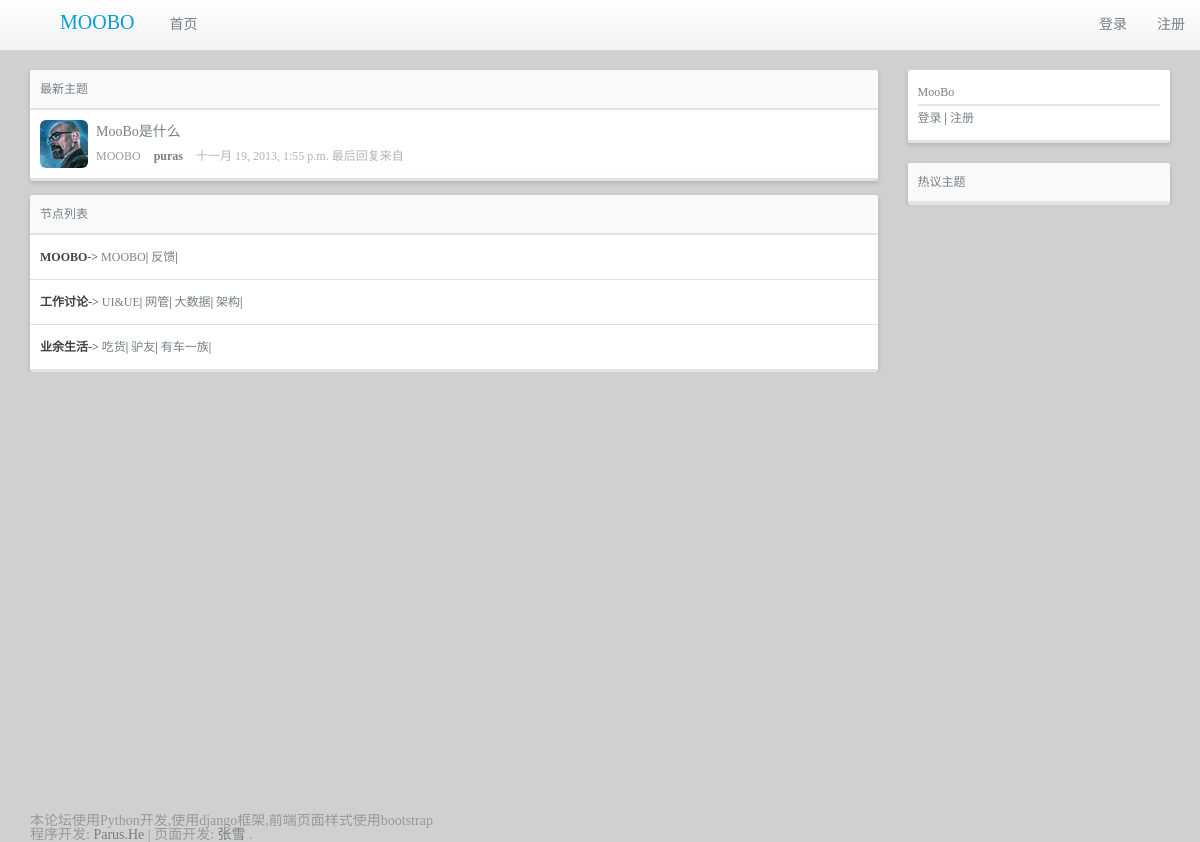
Before: / with the older database file.
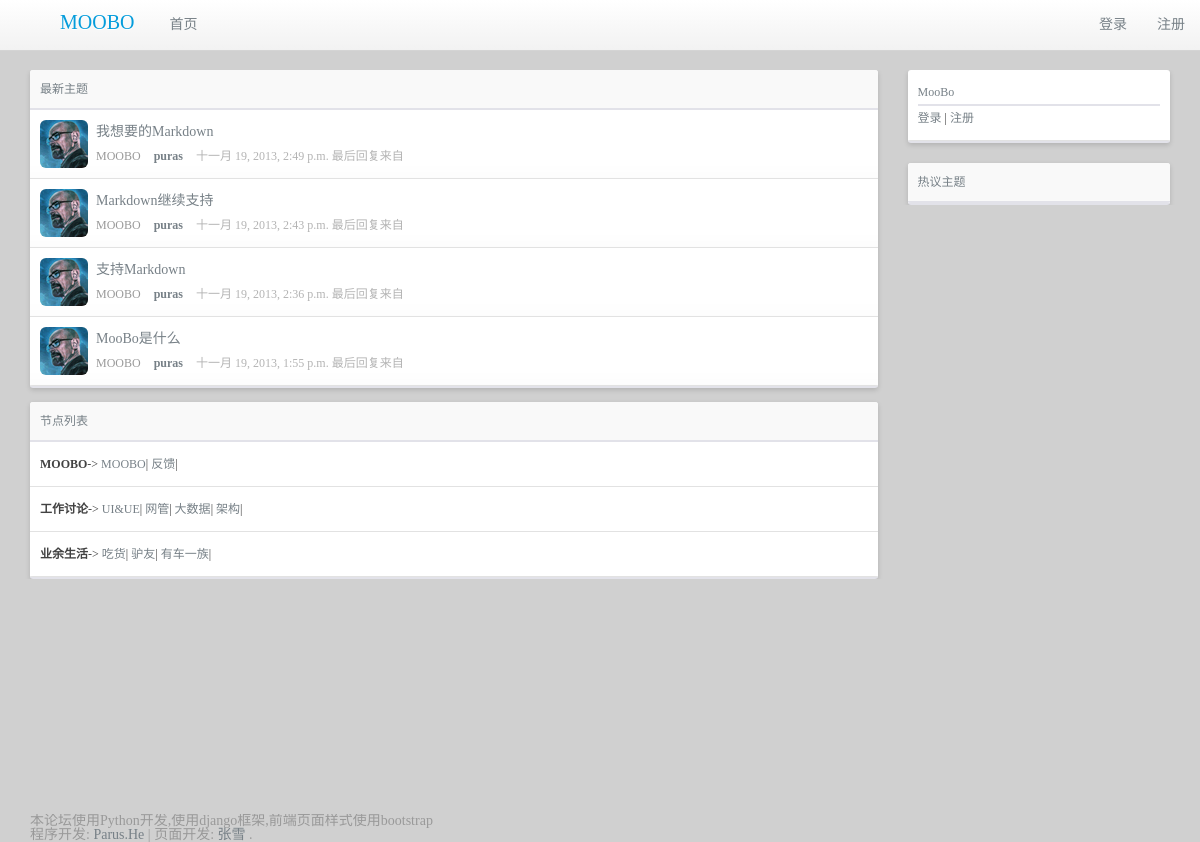
After: the same page with the newer database file.
### bbs/models.py (models this page shows, shortened)
class Topic(models.Model):
    title = models.CharField(max_length=1024, verbose_name='标题')
    content = models.TextField('内容')
    author = models.ForeignKey(User)
    node = models.ForeignKey(Node)
    category = models.ForeignKey(Category)
    pub_date = models.DateTimeField('发布时间')
    class Meta:
        verbose_name = '主题'
        verbose_name_plural = '主题'

class Node(models.Model):
    name = models.CharField(max_length=100, verbose_name='名称')
    category = models.ForeignKey(Category)
    class Meta:
        verbose_name = '节点'
        verbose_name_plural = '节点'

class Category(models.Model):
    name = models.CharField(max_length=50, verbose_name='名称')
    class Meta:
        verbose_name = '分类'
        verbose_name_plural = '分类'

### bbs/views.py (the view)
# urls.py: url(r'^$', views.index, name='index'),
def index(req):
    lastest_topic_list = Topic.objects.order_by('-pub_date')[:20]
    category_list = Category.objects.all()
    return render(req, 'index.html', {
        'lastest_topic_list': lastest_topic_list,
        'category_list': category_list,
        })

### bbs/templates/index.html
{% extends 'base.html' %}
{% load staticfiles %}
{% block content %}
<div class="box">
    <div class="inner tab_title"> <a href="javascript:void(0)">最新主题</a></div>
    {% if lastest_topic_list %}
        {% for topic in lastest_topic_list %}
            <div class="cell item">
                <span class="user"></span><h5><a href="{% url 'bbs:topic' topic.id %}">{{topic.title}}</a></h5>
                <div class="info">
                    <a class="node" href="{% url 'bbs:node' topic.node.id %}">{{topic.node.name}}</a>
                    <strong><a href="#">{{topic.author.username}}</a></strong> {{topic.pub_date}} 最后回复来自
                </div>
            </div>
        {% endfor %}
    {% endif %}
</div>
<br />
<div class="box">
    <div class="inner tab_title"> <a href="javascript:void(0)">节点列表</a></div>
    {% if category_list %}
        {% for cate in category_list %}
            <div class="cell">
                <b>{{cate.name}}</b>->
                 {% if cate.node_set.all %}
                {% for node in cate.node_set.all %}
                    <a href="{% url 'bbs:node' node.id %}">{{node.name}}</a>|
                {% endfor %}
            {% endif %}
            </div>
        {% endfor %}
    {% endif %}
</div>
{% endblock %}

### bbs/templates/base.html
{% extends 'layout.html' %}
{% load staticfiles %}
{% block body %}
<section class="container-fluid">
    <div class="container">
        <div class="row">
            <div class="col-md-9" role="main">
                {% block content %}
                {% endblock %}
            </div>
            <div class="col-md-3">
                <div class="box highlight">
                    <div class="cell">
                        {% if user.is_authenticated %}
                        <a href="#" class="user" style="max-height:48px; max-width:48px;"></a>
                        <h4><a href="#" class="user_name">{{ user.username }}</a></h4>
                        {% else %}
                        <div class="tab_title"> <a href="javascript:void(0)">MooBo</a></div>
                        <a href="{% url 'bbs:login' %}">登录</a> | <a href="{% url 'bbs:join' %}">注册</a>
                        {% endif %}
                    </div>
                </div>
                <div class="box">
                    <div class="inner tab_title"> <a href="/?tab=tech">热议主题</a></div>
                </div>
            </div>
        </div>
    </div>
</section>
{% endblock %}

### bbs/templates/layout.html (shortened to what this page needs)
<!DOCTYPE html>
<html lang="en">
    <head>
        {% load staticfiles %}
        <link rel="stylesheet" href="{% static 'css/lib/bootstrap.css' %}">
        <link rel="stylesheet" href="{% static 'css/lib/bootstrap-theme.css' %}">
        <link rel="stylesheet" href="{% static 'css/style.css' %}" />
    </head>
    <body>
    <header>
      <nav class="navbar navbar-fixed-top">
        <div class="navbar-inner"> <a href="{% url 'bbs' %}" class="brand"><span>MOOBO</span> </a>
          <ul class="nav navbar-nav">
            <li><a href="{% url 'bbs' %}">首页</a></li>
          </ul>
          <ul class="nav navbar-nav navbar-right">
            {% if user.is_authenticated %}
            <li><a href="javascript:void(0);">欢迎您， {{ user.username }}</a></li>
            <li><a href="{% url 'bbs:password' %}">修改密码</a></li>
            <li><a href="{% url 'bbs:logout' %}">注销</a></li>
            {% else %}
            <li><a href="{% url 'bbs:login' %}">登录</a></li>
            <li><a href="{% url 'bbs:join' %}">注册</a></li>
            {% endif %}
          </ul>
        </div>
      </nav>
    </header>
    {% block body %}
    {% endblock %}
    <div id="footer">
      <div class="container">
        <p class="text-muted credit"> 本论坛使用Python开发,使用django框架,前端页面样式使用bootstrap</p>
        <p class="text-muted credit">程序开发: <a href="#">Parus.He</a> | 页面开发: <a href="#">张雪</a> . </p>
      </div>
    </div>
    </body>
</html>

### bbs/static/css/base.css (style rules this page uses)
* { margin: 0; font-family: Microsoft YaHei; }
html,body { background: #D0D0D0!important; color: #4C4C4C; font-family: 'Open Sans',sans-serif ,Microsoft YaHei; font-size: 15px; height: 100% }
body { background: #fff; font-size: 12px; color: #424242; margin: 0; line-height: 1.42857; display: block; padding: 0; -moz-font-feature-settings: normal; -moz-font-language-override: normal; -x-system-font: none; background-color: #EFF0F0; font-family: arial,宋体; font-size: 14px; font-size-adjust: none; font-stretch: normal; font-style: normal; font-variant: normal; font-weight: normal; line-height: 100%; }
div { height: auto; overflow: hidden; }
a { color: #778087; text-decoration: none!important; }
.content, .wrapper, div { magin: 0; padding: 0; }
body, div, dl, dt, dd, ul, ol, li, h1, h2, h3, h4, h5, h6, form, input, textarea, p, th, td { margin: 0; }
address, address[dir], article, article[dir], aside, aside[dir], blockquote, blockquote[dir], body, body[dir], caption, caption[dir], center, center[dir], col, col[dir], colgroup, colgroup[dir], dd, dd[dir], dir, dir[dir], div, div[dir], dl, dl[dir], dt, dt[dir], fieldset, fieldset[dir], figcaption, figcaption[dir], figure, figure[dir], footer, footer[dir], form, form[dir], h1, h1[dir], h2, h2[dir], h3, h3[dir], h4, h4[dir], h5, h5[dir], h6, h6[dir], header, header[dir], hgroup, hgroup[dir], hr, hr[dir], html, html[dir], legend, legend[dir], li, li[dir], listing, listing[dir], main, main[dir], marquee, marquee[dir], menu, menu[dir], nav, nav[dir], noframes, noframes[dir], ol, ol[dir], p, p[dir], plaintext, plaintext[dir], pre, pre[dir], section, section[dir], summary, summary[dir], table, table[dir], tbody, tbody[dir], td, td[dir], tfoot, tfoot[dir], th, th[dir], thead, thead[dir], tr, tr[dir], ul, ul[dir], xmp, xmp[dir] { unicode-bidi: -moz-isolate; }
*, *:before, *:after { -moz-box-sizing: border-box; }

### bbs/static/css/content.css (style rules this page uses)
body > header { margin-bottom: 3em; }
.container-fluid:before, .container-fluid:after { content: ""; display: table; line-height: 0; }
.container-fluid:after { clear: both; }
body > section.container-fluid { height:auto; min-height: 100%; margin-bottom: -2em; padding: 2em 0; }
.navbar-inner { background-color: #F9F9F9; background-image: linear-gradient(to bottom, #FFFFFF, #F2F2F2); background-repeat: repeat-x; border-bottom:1px solid #D4D4D4; min-height: 40px; }
.brand { color: #049CDB; margin-left: 40px; position: relative; font-family: "orbitron-bold"; }
.navbar .brand { display: block; float: left; font-size: 20px; font-weight: 200; padding-bottom: 9px; padding-left: 20px; padding-right: 20px; padding-top: 4px; text-shadow: 0 1px 0 #FFFFFF; }
.navbar .brand span { line-height: 37px; }
.inner { background-color: #F9F9F9; font-size: 12px; line-height: 150%; padding: 10px; text-align: left; }
.tab_title { border-bottom: 2px solid #E2E2E9; }
.box { background: #fff; border-radius: 3px; border-bottom: 2px solid #E2E2E9; box-shadow: 0 2px 5px rgba(0, 0, 0, 0.15); }
.item { background: url(../img/bg_item.png) repeat-x; }
.cell { border-bottom: 1px solid #E2E2E2; font-size: 12px; line-height: 120%; padding: 10px; text-align: left; }
.user { background: url(../img/use.png) no-repeat; height: 48px; width: 48px; float: left; border-radius: 6px; margin-right: 8px; }
.node { color: #999999; }
.info { font-size:12px; color: #B4B4B4; }
.info a { margin-right: 10px }
.highlight { margin-bottom: 20px; }
.cell a { line-height:24px }

Changed rows visible on the page:
added Topic: title "我想要的Markdown", node.name "MOOBO", author.username "puras", pub_date "十一月 19, 2013, 2:49 p.m."
added Topic: title "Markdown继续支持", node.name "MOOBO", author.username "puras", pub_date "十一月 19, 2013, 2:43 p.m."
added Topic: title "支持Markdown", node.name "MOOBO", author.username "puras", pub_date "十一月 19, 2013, 2:36 p.m."
